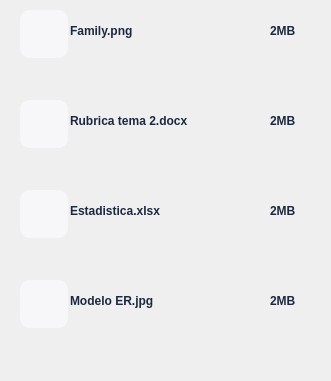
       <widget class="QWidget" name="scrollAreaWidgetContents_4">
        <property name="geometry">
         <rect>
          <x>0</x>
          <y>0</y>
          <width>331</width>
          <height>381</height>
         </rect>
        </property>
        <widget class="QPushButton" name="pushButton_40">
         <property name="geometry">
          <rect>
           <x>20</x>
           <y>10</y>
           <width>48</width>
           <height>48</height>
          </rect>
         </property>
         <property name="cursor">
          <cursorShape>PointingHandCursor</cursorShape>
         </property>
         <property name="styleSheet">
          <string notr="true">QPushButton{
background-color:#f7f6f9;
border-radius:10px;
}</string>
         </property>
         <property name="text">
          <string/>
         </property>
         <property name="icon">
          <iconset>
           <normaloff>../Resources/image2.png</normaloff>../Resources/image2.png</iconset>
         </property>
         <property name="iconSize">
          <size>
           <width>32</width>
           <height>32</height>
          </size>
         </property>
        </widget>
        <widget class="QPushButton" name="pushButton_41">
         <property name="geometry">
          <rect>
           <x>20</x>
           <y>100</y>
           <width>48</width>
           <height>48</height>
          </rect>
         </property>
         <property name="cursor">
          <cursorShape>PointingHandCursor</cursorShape>
         </property>
         <property name="styleSheet">
          <string notr="true">QPushButton{
background-color:#f7f6f9;
border-radius:10px;
}</string>
         </property>
         <property name="text">
          <string/>
         </property>
         <property name="icon">
          <iconset>
           <normaloff>../Resources/doc.png</normaloff>../Resources/doc.png</iconset>
         </property>
         <property name="iconSize">
          <size>
           <width>32</width>
           <height>32</height>
          </size>
         </property>
        </widget>
        <widget class="QPushButton" name="pushButton_42">
         <property name="geometry">
          <rect>
           <x>20</x>
           <y>190</y>
           <width>48</width>
           <height>48</height>
          </rect>
         </property>
         <property name="cursor">
          <cursorShape>PointingHandCursor</cursorShape>
         </property>
         <property name="styleSheet">
          <string notr="true">QPushButton{
background-color:#f7f6f9;
border-radius:10px;
}</string>
         </property>
         <property name="text">
          <string/>
         </property>
         <property name="icon">
          <iconset>
           <normaloff>../Resources/archivo.png</normaloff>../Resources/archivo.png</iconset>
         </property>
         <property name="iconSize">
          <size>
           <width>32</width>
           <height>32</height>
          </size>
         </property>
        </widget>
        <widget class="QPushButton" name="pushButton_43">
         <property name="geometry">
          <rect>
           <x>20</x>
           <y>280</y>
           <width>48</width>
           <height>48</height>
          </rect>
         </property>
         <property name="cursor">
          <cursorShape>PointingHandCursor</cursorShape>
         </property>
         <property name="styleSheet">
          <string notr="true">QPushButton{
background-color:#f7f6f9;
border-radius:10px;
}</string>
         </property>
         <property name="text">
          <string/>
         </property>
         <property name="icon">
          <iconset>
           <normaloff>../Resources/image2.png</normaloff>../Resources/image2.png</iconset>
         </property>
         <property name="iconSize">
          <size>
           <width>32</width>
           <height>32</height>
          </size>
         </property>
        </widget>
        <widget class="QLabel" name="label_65">
         <property name="geometry">
          <rect>
           <x>70</x>
           <y>20</y>
           <width>181</width>
           <height>21</height>
          </rect>
         </property>
         <property name="font">
          <font>
           <family>Segoe UI</family>
           <pointsize>9</pointsize>
           <weight>75</weight>
           <bold>true</bold>
          </font>
         </property>
         <property name="styleSheet">
          <string notr="true">QLabel{
background-color:transparent;
color:#1d2840;

}</string>
         </property>
         <property name="text">
          <string>Family.png</string>
         </property>
        </widget>
        <widget class="QLabel" name="label_66">
         <property name="geometry">
          <rect>
           <x>270</x>
           <y>20</y>
           <width>61</width>
           <height>21</height>
          </rect>
         </property>
         <property name="font">
          <font>
           <family>Segoe UI</family>
           <pointsize>9</pointsize>
           <weight>75</weight>
           <bold>true</bold>
          </font>
         </property>
         <property name="styleSheet">
          <string notr="true">QLabel{
background-color:transparent;
color:#1d2840;

}</string>
         </property>
         <property name="text">
          <string>2MB</string>
         </property>
        </widget>
        <widget class="QLabel" name="label_67">
         <property name="geometry">
          <rect>
           <x>270</x>
           <y>110</y>
           <width>61</width>
           <height>21</height>
          </rect>
         </property>
         <property name="font">
          <font>
           <family>Segoe UI</family>
           <pointsize>9</pointsize>
           <weight>75</weight>
           <bold>true</bold>
          </font>
         </property>
         <property name="styleSheet">
          <string notr="true">QLabel{
background-color:transparent;
color:#1d2840;

}</string>
         </property>
         <property name="text">
          <string>2MB</string>
         </property>
        </widget>
        <widget class="QLabel" name="label_68">
         <property name="geometry">
          <rect>
           <x>270</x>
           <y>200</y>
           <width>61</width>
           <height>21</height>
          </rect>
         </property>
         <property name="font">
          <font>
           <family>Segoe UI</family>
           <pointsize>9</pointsize>
           <weight>75</weight>
           <bold>true</bold>
          </font>
         </property>
         <property name="styleSheet">
          <string notr="true">QLabel{
background-color:transparent;
color:#1d2840;

}</string>
         </property>
         <property name="text">
          <string>2MB</string>
         </property>
        </widget>
        <widget class="QLabel" name="label_69">
         <property name="geometry">
          <rect>
           <x>270</x>
           <y>290</y>
           <width>61</width>
           <height>21</height>
          </rect>
         </property>
         <property name="font">
          <font>
           <family>Segoe UI</family>
           <pointsize>9</pointsize>
           <weight>75</weight>
           <bold>true</bold>
          </font>
         </property>
         <property name="styleSheet">
          <string notr="true">QLabel{
background-color:transparent;
color:#1d2840;

}</string>
         </property>
         <property name="text">
          <string>2MB</string>
         </property>
        </widget>
        <widget class="QLabel" name="label_70">
         <property name="geometry">
          <rect>
           <x>70</x>
           <y>110</y>
           <width>171</width>
           <height>21</height>
          </rect>
         </property>
         <property name="font">
          <font>
           <family>Segoe UI</family>
           <pointsize>9</pointsize>
           <weight>75</weight>
           <bold>true</bold>
          </font>
         </property>
         <property name="styleSheet">
          <string notr="true">QLabel{
background-color:transparent;
color:#1d2840;

}</string>
         </property>
         <property name="text">
          <string>Rubrica tema 2.docx</string>
         </property>
        </widget>
        <widget class="QLabel" name="label_71">
         <property name="geometry">
          <rect>
           <x>70</x>
           <y>200</y>
           <width>181</width>
           <height>21</height>
          </rect>
         </property>
         <property name="font">
          <font>
           <family>Segoe UI</family>
           <pointsize>9</pointsize>
           <weight>75</weight>
           <bold>true</bold>
          </font>
         </property>
         <property name="styleSheet">
          <string notr="true">QLabel{
background-color:transparent;
color:#1d2840;

}</string>
         </property>
         <property name="text">
          <string>Estadistica.xlsx</string>
         </property>
        </widget>
        <widget class="QLabel" name="label_72">
         <property name="geometry">
          <rect>
           <x>70</x>
           <y>290</y>
           <width>181</width>
           <height>21</height>
          </rect>
         </property>
         <property name="font">
          <font>
           <family>Segoe UI</family>
           <pointsize>9</pointsize>
           <weight>75</weight>
           <bold>true</bold>
          </font>
         </property>
         <property name="styleSheet">
          <string notr="true">QLabel{
background-color:transparent;
color:#1d2840;

}</string>
         </property>
         <property name="text">
          <string>Modelo ER.jpg</string>
         </property>
        </widget>
       </widget>
